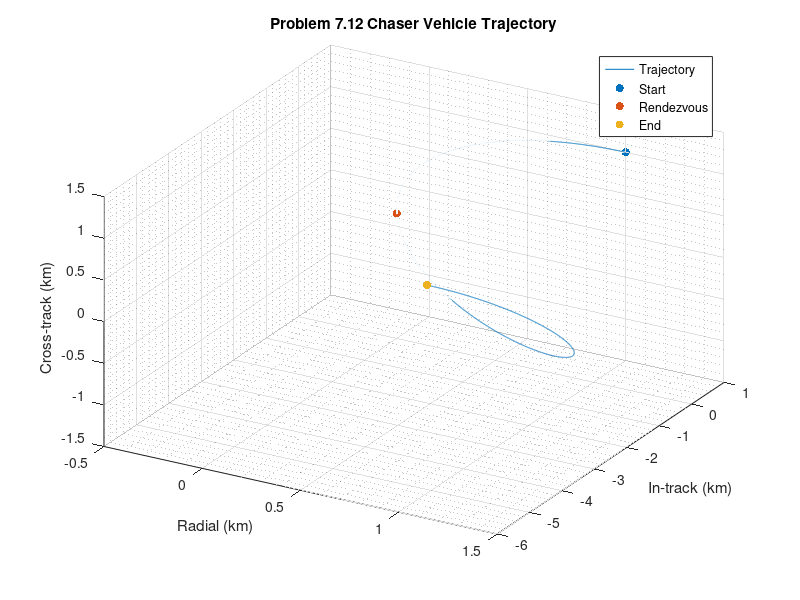

MATLAB code to generate this figure:
%% ASEN 3200 HW O-5 Problem 7.12 Script
%   By: Ian Faber, 11/28/2022

%% Housekeeping
clc; clear; close all

%% Constants and givens
mu = 398600; % km^3/s^2, Earth
rStation = 6600; % km
TStation = 2*pi*sqrt(rStation^3/mu); % sec
T = TStation/3; % sec

r0 = [1; 1; 1]; % km
v0 = [0; 0; 0.005]; % km/s
vf = [0; 0; 0]; % m/s

n = (2*pi)/TStation ; % rad/s

size = 35; % Marker size for 3D plot

%% Relative Motion matrices
Phi_rr = @(t,n) [
                    4 - 3*cos(n*t),         0,      0;
                    6*(sin(n*t) - n*t),     1,      0;
                    0,                      0,      cos(n*t)
                ];

Phi_rv = @(t,n) [
                    (1/n)*sin(n*t),         (2/n)*(1-cos(n*t)),     0;
                    (2/n)*(cos(n*t) - 1),   (4/n)*sin(n*t) - 3*t,   0;
                    0,                      0,                      (1/n)*sin(n*t)
                ];

Phi_vr = @(t,n) [
                    3*n*sin(n*t),           0,      0;
                    6*(n*cos(n*t)-n),       0,      0;
                    0,                      0,      -n*sin(n*t)
                ];

Phi_vv = @(t,n) [
                    cos(n*t),       2*sin(n*t),         0;
                    -2*sin(n*t),    4*cos(n*t) - 3,     0;
                    0,              0,                  cos(n*t)
                ];


%% Problem

v0plus = -(Phi_rv(T,n)^-1)*Phi_rr(T,n)*r0; % km/s
deltaV1 = norm(v0plus - v0) % m/s

% n = (2*pi)/T;

vfminus = Phi_vr(T,n)*r0 + Phi_vv(T,n)*v0plus; % km/s
deltaV2 = norm(vf - vfminus) % m/s

deltaVTotal = deltaV1 + deltaV2 % m/s

%% Plot Trajectory
stop = TStation; % Full sim: TStation, Up to rendezvous: T

t = (0:1:stop);

for k = 1:length(t)
    r(k,:) = Phi_rr(t(k),n)*r0 + Phi_rv(t(k),n)*v0plus;
end

figure
hold on
grid on
grid minor
title("Problem 7.12 Chaser Vehicle Trajectory")
plot3(r(:,1), r(:,2), r(:,3))
scatter3(r0(1), r0(2), r0(3), size, "green", 'filled')
scatter3(0, 0, 0, size, "black", 'filled')
scatter3(r(end,1), r(end,2), r(end,3), size, "red", "filled")
xlabel("Radial (km)")
ylabel("In-track (km)")
zlabel("Cross-track (km)")
view([30 35])

legend("Trajectory", "Start", "Rendezvous", "End")
